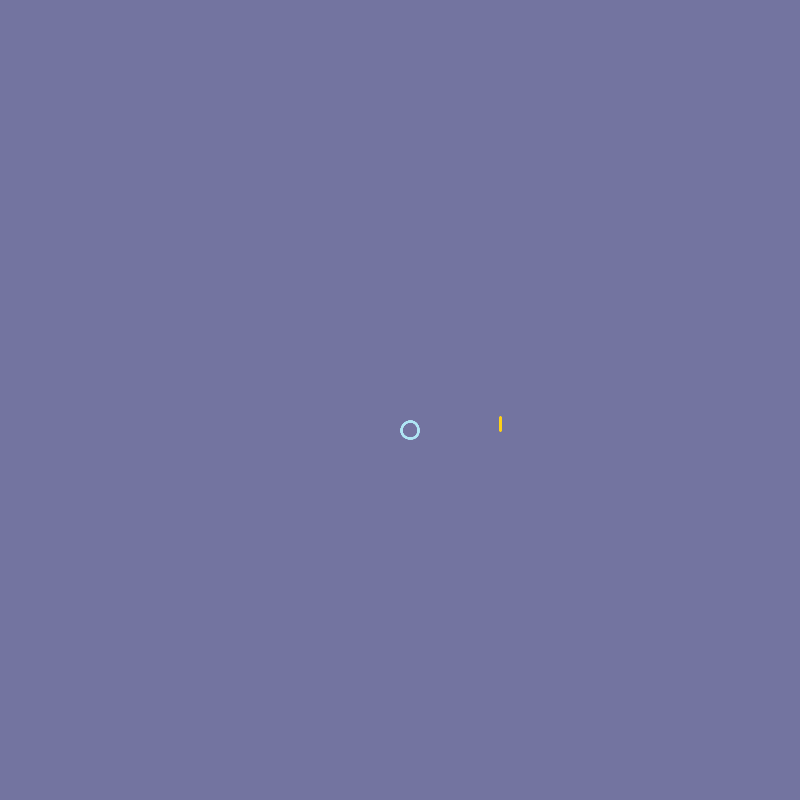
Frame 1 (no input)
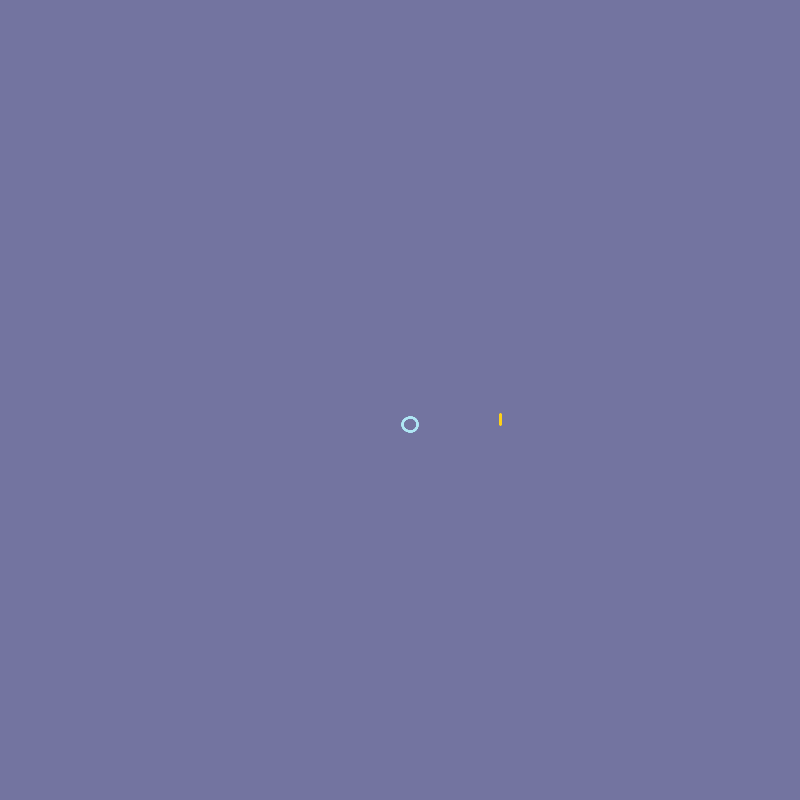
Frame 60 (the mouse pressed at the canvas centre just before this capture)
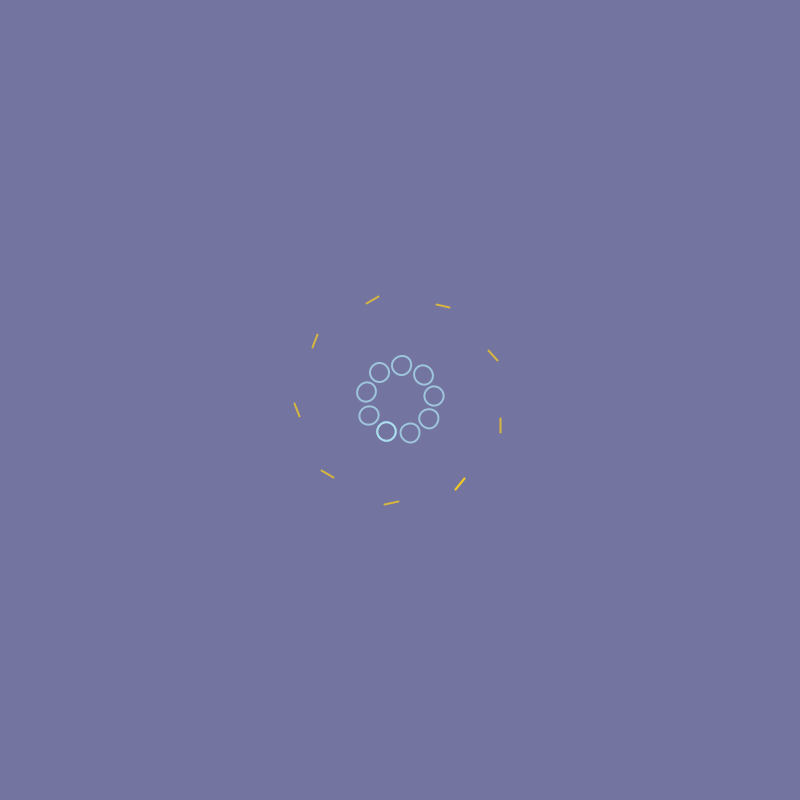
Frame 120 (the mouse held since frame 60 and released just before this capture)

The Processing sketch that drew these frames (run headless with seeded random() and noise(); from frame 60 on, the mouse is pressed at the canvas centre):

// Processing sketch: sketch_181023c_tierno
// ── sketch_181023c_tierno.pde
void setup() {
  smooth();
  //frameRate(20);
  size (800, 800);
  background(#7374A0);
}


void draw() {
  noStroke();
  fill(#7374A0);
  rectMode(CORNERS);
  rect(0, 0, displayWidth, displayHeight);
  translate(width/2, height/2);
  scale(1);
  weft();
}
// ── atoms.pde

// falling - 1st line - 1st position
// falling - 1st line - 8th position

void falling() {

  float ruidoX4 = -0.00001;
  float posX4 = noise(millis() * ruidoX4) * 200;
  float ruidoY4 = -0.00018;
  float posY4 = noise(millis() * ruidoY4) * 200;  

  float ruidoC4 = 0.0008;
  float posC4 = noise(millis() * ruidoC4) * 30; 

  float ruidoD = 0.0008;
  float posD = noise(millis() * ruidoD) * 52; 

  int fog = millis()/2009;
  float between = random(30);
  float between2 = random(7);
  // rotate(radians(fog%random(10222)));
  //translate(fog%10, +fog%4);

  float historyOfNothing = fog%20;

  float dust = tan(radians(historyOfNothing))%width*1500;

  for (int inYourFall = 0; inYourFall < 10; inYourFall++) {

    rotate(radians(fog%-8)*40);
    noFill();
    // fill(255, 10);

    noFill();
    stroke(#AFE7F5, 180);
    ellipse(10, posD, posC4, posC4);

    noFill();
    stroke(#FFD117, 180);
    strokeWeight(2);
    line(100, posD, 100, posC4);
  }
} 
// ── weft.pde
void weft() {
  // 1st line of grid 
  // 1
  pushMatrix();
  //translate(25, 200);
  falling();
  popMatrix();
}
